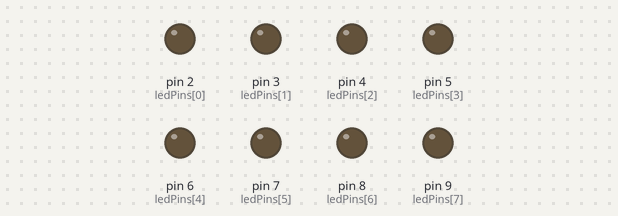
Bench run of a sketch on a simulated Arduino Uno, built with avr-gcc and run on an emulated ATmega328P. Parts: output pins drawn as LEDs (lit = HIGH).

Above: at 0.12 s.
At 4.87 s:
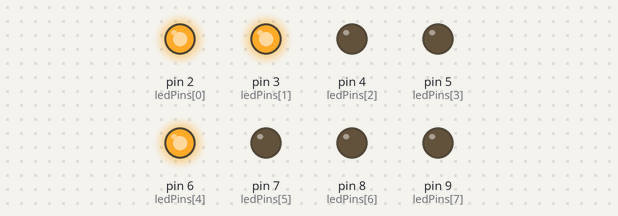
At 9.87 s:
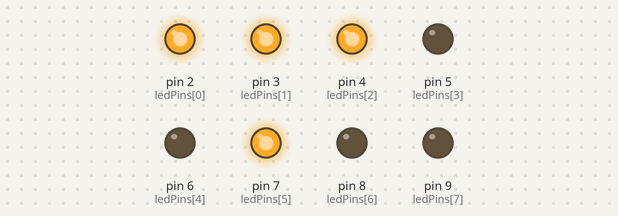
At 19.87 s:
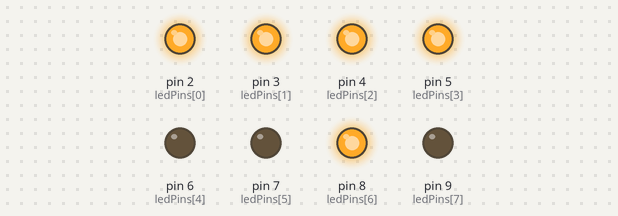
At 29.63 s:
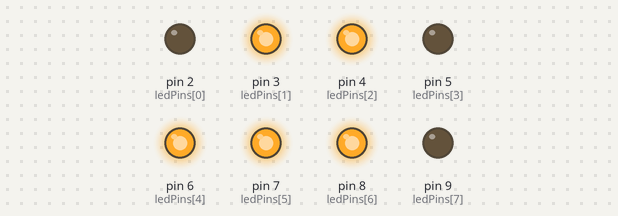
At 39.63 s:
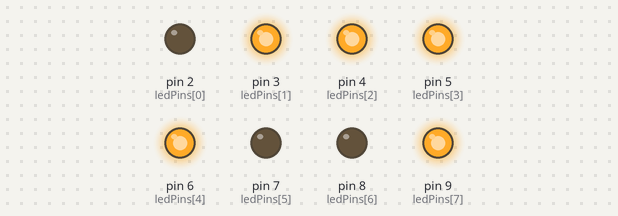
Timing chart, 0 to 40.0 s (numbered marks = the images above):
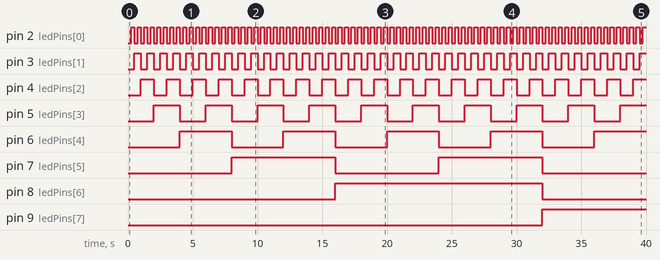

Measured:
- by itself, pin 2 (ledPins[0]): alternates HIGH for 0.25 s and LOW for 0.25 s
- by itself, pin 3 (ledPins[1]): alternates HIGH for 0.50 s and LOW for 0.50 s
- by itself, pin 4 (ledPins[2]): alternates HIGH for 1.0 s and LOW for 1.0 s
- by itself, pin 5 (ledPins[3]): alternates HIGH for 2.0 s and LOW for 2.0 s
- by itself, pin 6 (ledPins[4]): alternates HIGH for 4.0 s and LOW for 4.0 s
- by itself, pin 7 (ledPins[5]): alternates HIGH for 8.0 s and LOW for 8.0 s
- by itself, pin 8 (ledPins[6]): LOW → HIGH at 16.0 s, → LOW 16.0 s later
- by itself, pin 9 (ledPins[7]): LOW → HIGH at 32.0 s

The sketch:

lab1step16.ino
```cpp
/********************************************************
 * Student: Paige Rabideaux, Andrew Nitchman
 * Course: EGR348-903
 * Date: 8/29/2024
 * Instructor: Prof Ali
 * Assignment: Post Lab 1
 * Description: LEDs light up representing numbers in binary
  ************************************************************/
//this array is tha pinout LEDs
const int ledPins[] = {2, 3, 4, 5,6,7,8,9};

void setup() {
  // set up serial monitor at 9600 bps
  Serial.begin(9600);
  // Set all LED pins as output
  for (int i = 0; i < 8; i++) {
    pinMode(ledPins[i], OUTPUT);
      }
}

void loop() {
    for (int count = 0; count < 256; count++) {
    displayBinary(count);
    delay(250); // Wait for 1 second
  }
}

  /*nombers is an 8 bit number so for-loop iterates
  8 times to look at each bit.  If the bit is a 1,
  digitalWrite is used to return the value of that
  bit with its position so that the led can match it
  value and position.  */
void displayBinary(int nombers) {
  for (int i = 0; i < 8; i++) {
    int bit = bitRead(nombers, i);
    digitalWrite(ledPins[i], bit);
  }
}
```
